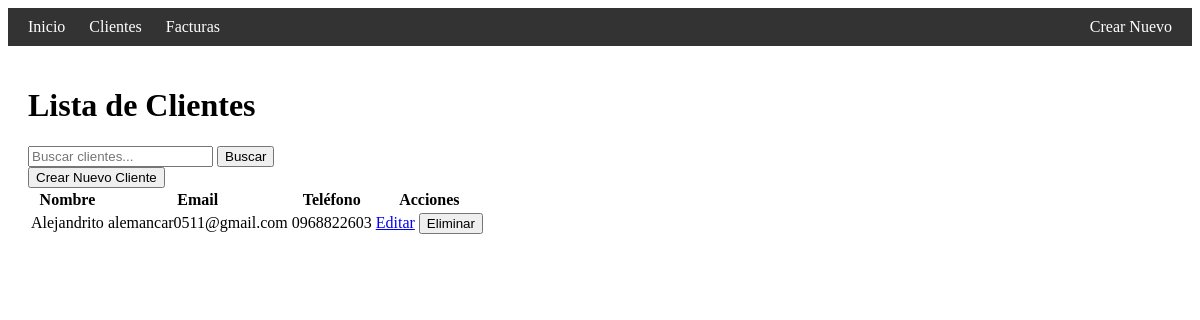
Page /clientes (signed in) on the committed database.
### app.py (models this page shows)
class Cliente(db.Model):
    id = db.Column(db.Integer, primary_key=True)
    nombre = db.Column(db.String(100), nullable=False)
    email = db.Column(db.String(100), nullable=False)
    telefono = db.Column(db.String(10), nullable=False)

### app.py (the view)
@app.route('/clientes', methods=['GET'])
@login_required
def listar_clientes():
    query = request.args.get('q')
    if query:
        clientes = Cliente.query.filter(
            (Cliente.nombre.like(f'%{query}%')) |
            (Cliente.email.like(f'%{query}%'))
        ).all()
    else:
        clientes = Cliente.query.all()
    return render_template('clientes.html', clientes=clientes)

### app.py (called while the page is built)
@login_manager.user_loader
def load_user(user_id):
    return Usuario.query.get(int(user_id))

### templates/clientes.html
{% extends 'base.html' %}
{% block content %}
<h1>Lista de Clientes</h1>
<form method="get" action="{{ url_for('listar_clientes') }}">
    <input type="text" name="q" placeholder="Buscar clientes...">
    <button type="submit">Buscar</button>
</form>
<a href="{{ url_for('nuevo_cliente') }}">
    <button>Crear Nuevo Cliente</button>
</a>
<table>
    <tr>
        <th>Nombre</th>
        <th>Email</th>
        <th>Teléfono</th>
        <th>Acciones</th>
    </tr>
    {% for cliente in clientes %}
    <tr>
        <td>{{ cliente.nombre }}</td>
        <td>{{ cliente.email }}</td>
        <td>{{ cliente.telefono }}</td>
        <td>
            <a href="{{ url_for('editar_cliente', id=cliente.id) }}">Editar</a>
            <form action="{{ url_for('eliminar_cliente', id=cliente.id) }}" method="POST" style="display:inline;">
                <button type="submit">Eliminar</button>
            </form>
        </td>
    </tr>
    {% endfor %}
</table>
{% endblock %}

### rows in the picture
Cliente: nombre "Alejandrito", email "alemancar0511@gmail.com", telefono "0968822603"
